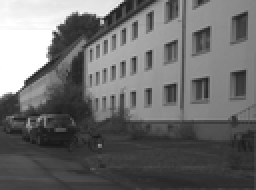
%> input picture road.png, 128 x 95 px, shrunk from 548 x 407 before the run (shown 2 times larger)
$ octave testehough.m   (GNU Octave 9; MATLAB toolbox functions it lacks are replaced by stand-ins)
%> lines starting %> are read from the running program, lines starting %| are printed output that depends on the picture
%% load a sample image; convert to grayscale; convert to binary

%create 'x' image (works well)
a = eye(255);
b = flipud(eye(255));
x = a + b;
x(128,128) = 1;

%image = rgb2gray(imread('up.png')) < 255;
%image = rgb2gray(imread('hexagon.png')) < 255;
%image = rgb2gray(imread('traingle.png')) < 255;
%%% these work
%image = x;
%image = a;
image = b;

im = imread('road.png');
%> im is the input picture: size 95x128x3 uint8; min 23, max 255, mean 107.6
im = im2double(im);
%> im: size 95x128x3 double
image = im;

%% set up variables for hough transform
theta_sample_frequency = 0.01;
[x, y] = size(image);
%> x = 95; y = 384
rho_limit = norm([x y]);
%> rho_limit = 395.6
rho = (-rho_limit:1:rho_limit);
%> rho = 792 values from -395.6 to 395.4
theta = (0:theta_sample_frequency:pi);
num_thetas = numel(theta);
num_rhos = numel(rho);
%> num_rhos = 792
hough_space = zeros(num_rhos, num_thetas);

%% perform hough transform
for xi = 1:x
    for yj = 1:y
        if image(xi, yj) == 1
            for theta_index = 1:num_thetas
                th = theta(theta_index);
                r  = xi * cos(th) + yj * sin(th);
                rho_index = round(r + num_rhos/2);
                hough_space(rho_index, theta_index) = ...
                     hough_space(rho_index, theta_index) + 1;
            end
        end
    end
end
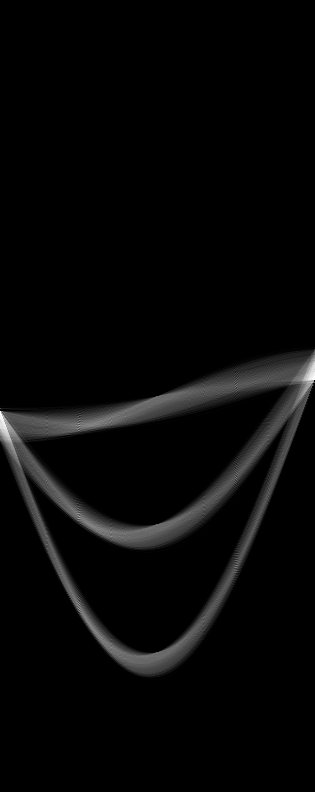
%> hough_space: size 792x315 double; min 0, max 75, mean 2.2; drawn with min black and max white
%> after the loop, r = -47.59; rho_index = 348; th = 3.14


%% show hough transform
subplot(1,2,1);
imagesc(theta, rho, hough_space);
title('Hough Transform');
xlabel('Theta (radians)');
ylabel('Rho (pixels)');
colormap('gray');

%% detect peaks in hough transform
r = [];
c = [];
[max_in_col, row_number] = max(hough_space);
%> max_in_col = 315 values, max 75 at index 1, min 24 at index 278, mean 34.58; row_number = 315 values, max 658 at index 147, min 376 at index 273, mean 445
[rows, cols] = size(image);
%> rows = 95; cols = 384
difference = 25;
thresh = max(max(hough_space)) - difference;
%> thresh = 50
for i = 1:size(max_in_col, 2)
   if max_in_col(i) > thresh
       c(end + 1) = i;
       r(end + 1) = row_number(i);
   end
end
%> after the loop, c = 24 values from 1 to 315; r = 24 values, max 440 at index 11, min 377 at index 24, mean 402.8

%% plot all the detected peaks on hough transform image
hold on;
plot(theta(c), rho(r),'rx');
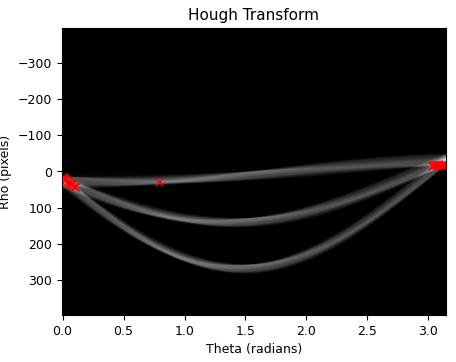
%> figure redrawn from the program's plot data
hold off;


%% plot the detected line superimposed on the original image
subplot(1,2,2)
figure;
imagesc(image);
colormap(gray);
hold on;

for i = 1:size(c,2)
    th = theta(c(i));
    rh = rho(r(i));
    m = -(cos(th)/sin(th));
    b = rh/sin(th);
    x = 1:cols;
    plot(x, m*x+b);
    hold on;
end
%> this loop made 24 passes
%> (th, rh, m, b) on passes 1 to 12: (0, 15.42, -Inf, Inf), (0.01, 18.42, -100, 1842.4), (0.02, 21.42, -49.99, 1071.2), (0.03, 23.42, -33.32, 780.9), (0.04, 28.42, -24.99, 710.8), (0.05, 29.42, -19.98, 588.7), (0.06, 32.42, -16.65, 540.7), (0.07, 34.42, -14.26, 492.2), (0.08, 37.42, -12.47, 468.3), (0.09, 40.42, -11.08, 449.8), (0.1, 43.42, -9.97, 435), (0.79, 29.42, -0.991, 41.42)
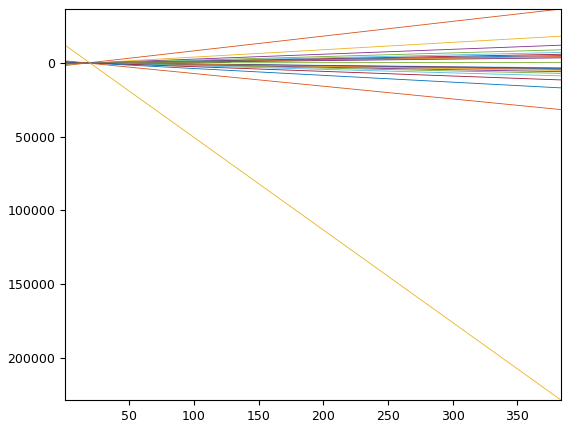
%> figure redrawn from the program's plot data
